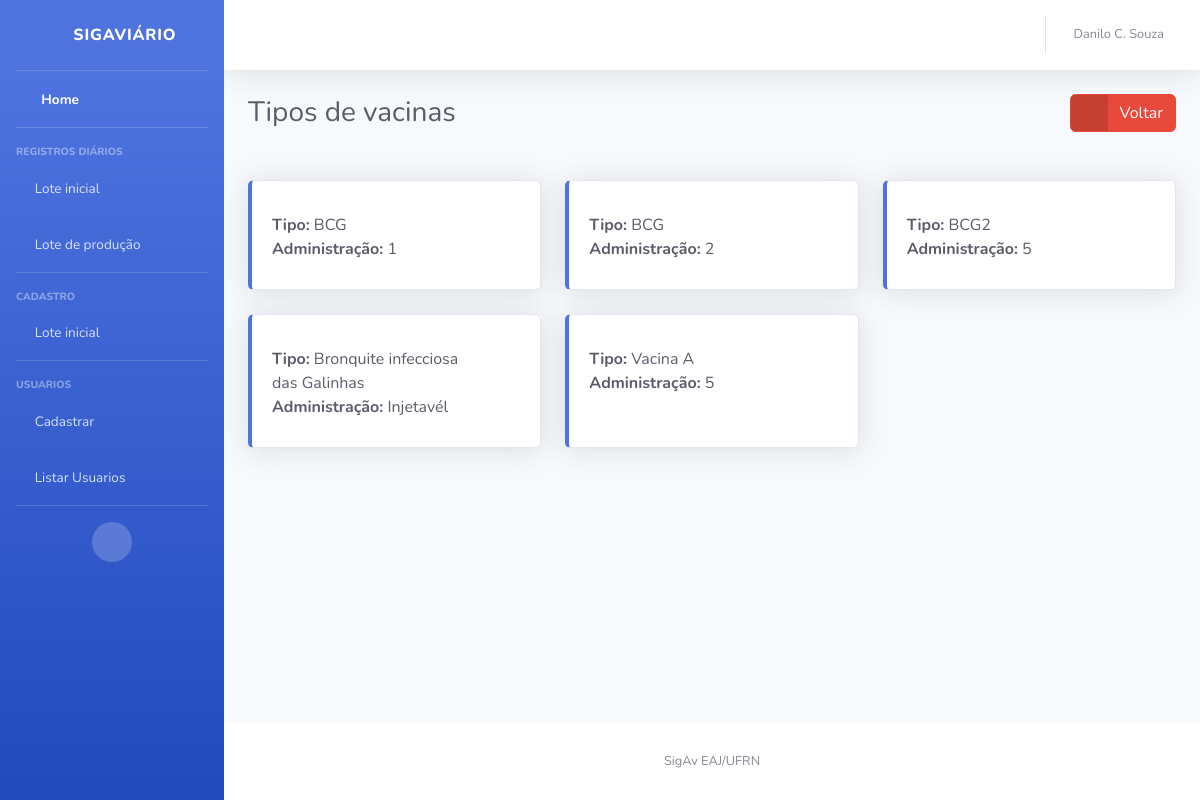
Page /vacina/listar/ (signed in) on the committed database.
### vacina/models.py (models this page shows, shortened)
class Vacina(models.Model):
    tipo  = models.CharField(max_length=1, choices=APLICACAO)
    doses = models.CharField(max_length=1, choices=ADMINISTRACAO)
    class Meta:
        ordering = ('tipo', 'doses')

### vacina/views.py (the view)
# urls.py: path('listar/', views.ListarVacina.as_view(), name='listar'),
class ListarVacina(ListView):
    model = Vacina
    template_name = 'vacina/listar.html'

### templates/vacina/listar.html (shortened to what this page needs)
{% extends "base.html" %}
{% block titulo %}
Tipos de vacinas
{% endblock %}
{% block titulo_lateral %}
<a href="{% url 'vacina:criar' %}" class="btn btn-danger btn-icon-split">
  <span class="icon text-white-50">
    <i class="fas fa-arrow-circle-left"></i>
  </span>
  <span class="text">Voltar</span>
</a>
{% endblock %}
{% block conteudo %}
{% if object_list %}
{% for vacina in object_list %}
{%if forloop.counter0|divisibleby:3 %}
<br>
<div class="row">
  {%endif%}
  <div class="col-lg-4 col-md-6">
    <a href="" style="text-decoration: none;">
      <div class="card border-left-primary shadow h-100 py-2">
        <div class="card-body">
          <div class="row no-gutters align-items-center">
            <div class="col mr-2">
              <div class="mb-0 text-gray-800"><strong>Tipo:</strong> {{vacina.get_tipo_display}}</div>
              <div class="mb-0 text-gray-800"><strong>Administração:</strong> {{vacina.get_doses_display}}</div>
            </div>
            <div class="col-auto">
              <i class="fas fa-syringe fa-3x" style="color:#007bff"></i>
            </div>
          </div>
        </div>
      </div>
    </a>
  </div>
  {%if forloop.counter|divisibleby:3 %}
</div>
{% endif %}
{% endfor %}
{% if not object_list|length|divisibleby:3 %}
</div>
{% endif %}
{% else %}
<p>Não há produção.</p>
{% endif %}
{% endblock %}

### templates/base.html (shortened to what this page needs)
<!DOCTYPE html>
<html lang="en">
{% load static %}
<head>
  <link href="{% static 'vendor/fontawesome-free/css/all.min.css' %}" rel="stylesheet" type="text/css">
  <link rel="stylesheet" type="text/css" href="{% static 'css/sb-admin-2.css' %}" />
</head>
<body id="page-top">
  <div id="wrapper">
    <ul class="navbar-nav bg-gradient-primary sidebar sidebar-dark accordion" id="accordionSidebar">
      <a class="sidebar-brand d-flex align-items-center justify-content-center" href="{% url 'producao:home' %}">
        <div class="sidebar-brand-icon rotate-n-15">
          <i class="fas fa-egg"></i>
        </div>
        <div class="sidebar-brand-text mx-3">SigAviário</div>
      </a>
      <hr class="sidebar-divider my-0">
      <li class="nav-item active">
        <a class="nav-link" href="{% url 'producao:home' %}">
          <i class="fas fa-fw fa-tachometer-alt"></i>
          <span>Home</span></a>
      </li>
      <hr class="sidebar-divider">
      <div class="sidebar-heading">
        Registros diários
      </div>
      <li class="nav-item">
        <a class="nav-link collapsed" href="{% url 'lote:detalhes'%}">
          <i class="fas fa-border-all"></i>
          <span>Lote inicial</span>
        </a>
      </li>
      <li class="nav-item">
        <a class="nav-link collapsed" href="{% url 'producao:listar'%}">
          <i class="fas fa-egg"></i>
          <span>Lote de produção</span>
        </a>
      </li>
      <hr class="sidebar-divider">
        <div class="sidebar-heading">
        Cadastro
        </div>
        <li class="nav-item">
          <a class="nav-link collapsed" href="{% url 'lote:criar' %}">
            <i class="fas fa-plus"></i>
            <span>Lote inicial</span>
          </a>
        </li>
       <hr class="sidebar-divider">
       <div class="sidebar-heading">
        Usuarios
      </div>
      <li class="nav-item">
        <a class="nav-link collapsed" href="{% url 'usuario:cadastrar' %}">
          <i class="fas fa-plus"></i>
          <span>Cadastrar</span>
        </a>
      </li>
      <li class="nav-item">
        <a class="nav-link collapsed" href="#" data-toggle="collapse" data-target="#collapseUser" aria-expanded="true" aria-controls="collapseUtilities">
          <i class="fas fa-users"></i>
          <span>Listar Usuarios</span>
        </a>
      </li>
      <hr class="sidebar-divider d-none d-md-block">
      <div class="text-center d-none d-md-inline">
        <button class="rounded-circle border-0" id="sidebarToggle"></button>
      </div>
    </ul>
    <div id="content-wrapper" class="d-flex flex-column">
      <div id="content">
        <nav class="navbar navbar-expand navbar-light bg-white topbar mb-4 static-top shadow">
          <ul class="navbar-nav ml-auto">
            <li class="nav-item dropdown no-arrow">
              <a class="nav-link dropdown-toggle" href="#" id="userDropdown" role="button" data-toggle="dropdown" aria-haspopup="true" aria-expanded="false">
                <span class="mr-2 d-none d-lg-inline text-gray-600 small">{{user.first_name}} {{user.last_name}}</span>
              </a>
            </li>
          </ul>
        </nav>
        <div class="container-fluid">
          <div class="d-sm-flex align-items-center justify-content-between mb-4">
            <h1 class="h3 mb-0 text-gray-800">
              {% block titulo %}
              {% endblock %}
            </h1>
            <div>
              {% block titulo_lateral %}
              {% endblock %}
            </div>
          </div>
          {% block conteudo %}{% endblock %}
        </div>
      </div>
      <footer class="sticky-footer bg-white">
        <div class="container my-auto">
          <div class="copyright text-center my-auto">
            <span> SigAv EAJ/UFRN</span>
          </div>
        </div>
      </footer>
    </div>
  </div>
</body>
</html>

### rows in the picture
Vacina: tipo "BCG", doses "1"
Vacina: tipo "BCG", doses "2"
Vacina: tipo "BCG2", doses "5"
Vacina: tipo "Bronquite infecciosa das Galinhas", doses "Injetavél"
Vacina: tipo "Vacina A", doses "5"

### other values in the picture
{{ user.first_name }} "Danilo"
{{ user.last_name }} "C. Souza"
